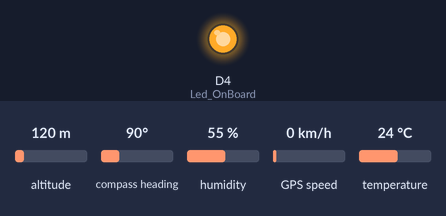
The sketch below on a simulated ESP8266 (NodeMCU). Parts: output pins drawn as LEDs (lit = HIGH). Inputs (shaded band) come from the test bench; at power-on: altitude 120 m, compass heading 90°, humidity 55 %, GPS speed 0 km/h, temperature 24 °C. WiFi joins after 1.5 s; servers stay silent unless stated; uploads are accepted with an empty reply; the GPS gets a fix after 3 s at 37.7749, -122.4194 with 8 satellites; what the sketch prints to the serial monitor is not drawn.

Above: at 6.6 s.
At 10.2 s:
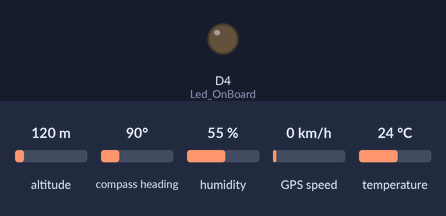
Timing chart, 0 to 12.9 s (numbered marks = the images above):
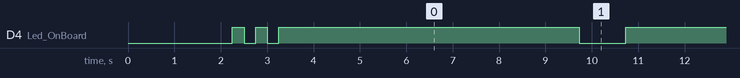

Measured:
- by itself, D4 (Led_OnBoard): goes LOW 0.25 s, HIGH 0.25 s, LOW 0.25 s, 17 × (HIGH 6.5 s, LOW 1.0 s), then HIGH

The sketch:

codepostdata.ino
```cpp
#include <ESP8266WiFi.h>
#include <WiFiClient.h>
#include <ESP8266WebServer.h>
#include <ESP8266HTTPClient.h>
#include <SoftwareSerial.h>  //Nap thu vien SoftwareSerial
#include <TinyGPS++.h>
int Led_OnBoard = 2;
#include "DHT.h"
#define DHTPIN D5                         //Connect GpS  TX - GPIO4(D2)
#define DHTTYPE DHT11                     //             RX - GPIO5 (D1)
DHT dht(DHTPIN, DHTTYPE);
TinyGPSPlus gps;  // The TinyGPS++ object
SoftwareSerial ss(4, 5); // The serial connection to the GPS device// Initialize the Led_OnBoard

const char* ssid = "DANGTHANH";                  // Your wifi Name
const char* password = "0915359928";          // Your wifi Password

const char *host = "192.168.100.17"; //Your pc or server (database) IP, example : 192.168.0.0 , if you are a windows os user, open cmd, then type ipconfig then look at IPv4 Address.

void setup() {
  // put your setup code here, to run once:
  delay(1000);
  ss.begin(9600);
  dht.begin(9600);
  pinMode(Led_OnBoard, OUTPUT);       // Initialize the Led_OnBoard pin as an output
  Serial.begin(115200);
  WiFi.mode(WIFI_OFF);        //Prevents reconnection issue (taking too long to connect)
  delay(1000);
  WiFi.mode(WIFI_STA);        //This line hides the viewing of ESP as wifi hotspot

  WiFi.begin(ssid, password);     //Connect to your WiFi router
  Serial.println("");

  Serial.print("Connecting");
  // Wait for connection
  while (WiFi.status() != WL_CONNECTED) {
    digitalWrite(Led_OnBoard, LOW);
    delay(250);
    Serial.print(".");
    digitalWrite(Led_OnBoard, HIGH);
    delay(250);
  }

  digitalWrite(Led_OnBoard, HIGH);
  //If connection successful show IP address in serial monitor
  Serial.println("");
  Serial.println("Connected to Network/SSID");
  Serial.print("IP address: ");
  Serial.println(WiFi.localIP());  //IP address assigned to your ESP
}

void loop() {
  // put your main code here, to run repeatedly:
  HTTPClient http;    //Declare object of class HTTPClient

  boolean newData = false;
  for (unsigned long start = millis(); millis() - start < 2000;){
  while (ss.available() > 0) //while data is available
    if (gps.encode(ss.read())) //read gps data
    {
      if (gps.location.isValid()) //check whether gps location is valid
      {
      newData = true;
      }
    }
  }

  if(true){
  newData = false;
  String postData;
  String latitude, longitude;
  String temperaturevalue,humidityvalue;
  latitude = String(gps.location.lat(), 6); // Latitude in degrees (double)
  longitude = String(gps.location.lng(), 6); // Longitude in degrees (double)
  float temperature = dht.readTemperature();
  float humidity = dht.readHumidity();
  temperaturevalue = String(temperature);
  humidityvalue = String(humidity);
  //Post Data
  postData = "temperature=" + temperaturevalue+"&humidity="+humidity+"&longitude="+longitude+"&latitude="+latitude;

  http.begin("http://192.168.100.17:8080/testcode/test.php");              //Specify request destination
  http.addHeader("Content-Type", "application/x-www-form-urlencoded");    //Specify content-type header

  int httpCode = http.POST(postData);   //Send the request
  String payload = http.getString();    //Get the response payload

  //Serial.println("LDR Value=" + ldrvalue);
  Serial.println(httpCode);   //Print HTTP return code
  Serial.println(payload);    //Print request response payload
  Serial.println(temperature);
  Serial.println(humidity);
  Serial.println(longitude);
  Serial.println(latitude);

  http.end();  //Close connection

  delay(4000);  //Here there is 4 seconds delay plus 1 second delay below, so Post Data at every 5 seconds
  digitalWrite(Led_OnBoard, LOW);
  delay(1000);
  digitalWrite(Led_OnBoard, HIGH);
  }
}
```
